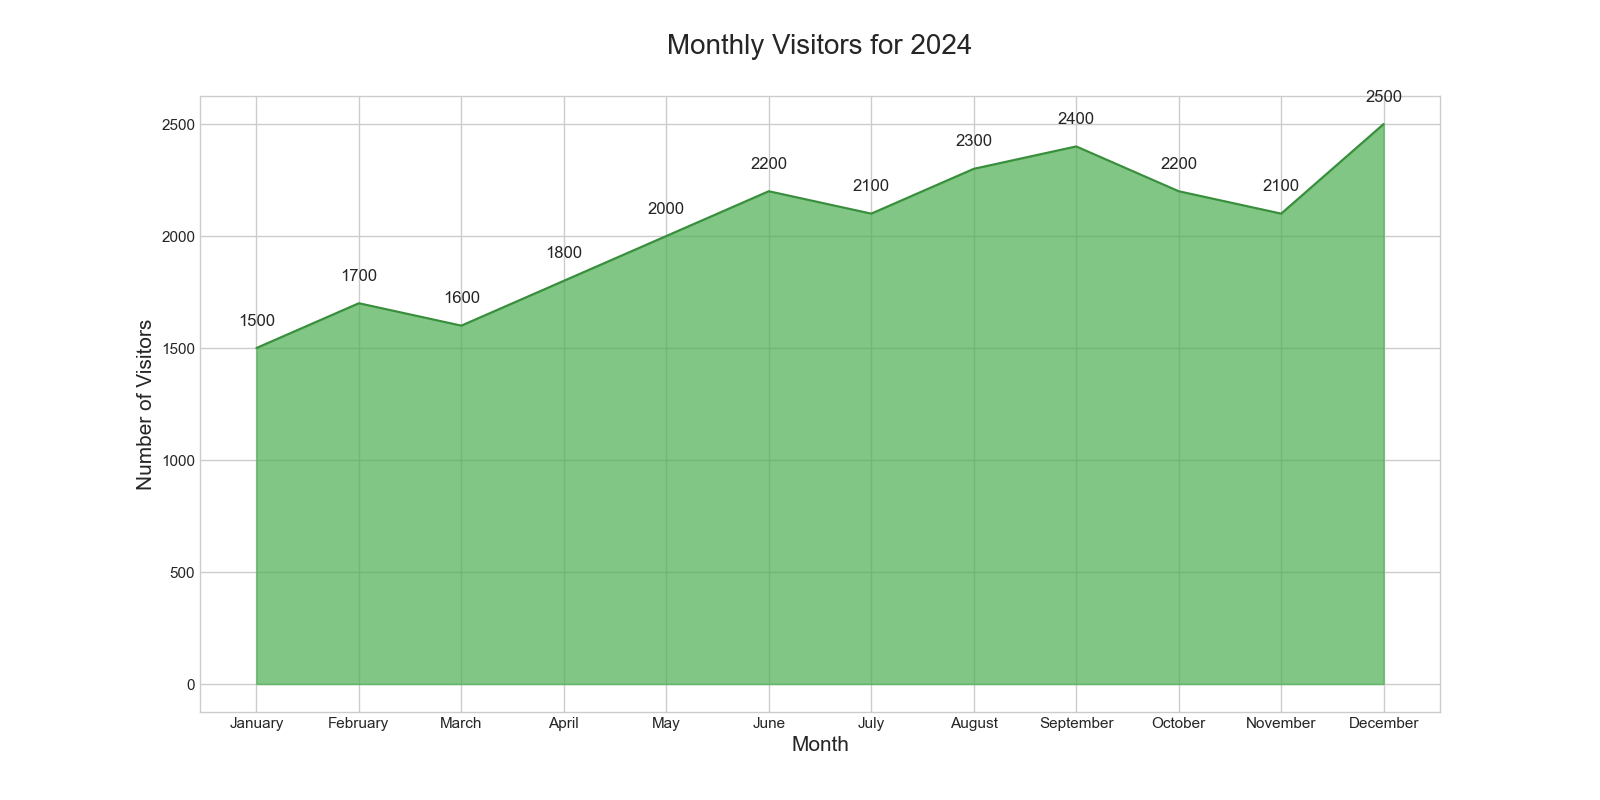

Here is the Python script that generated this plot:

import matplotlib.pyplot as plt
import pandas as pd

data = {
    'Month': ['January', 'February', 'March', 'April', 'May', 'June', 
              'July', 'August', 'September', 'October', 'November', 'December'],
    'Visitors': [1500, 1700, 1600, 1800, 2000, 2200, 2100, 2300, 2400, 2200, 2100, 2500]
}

df = pd.DataFrame(data)

plt.figure(figsize=(16, 8))
plt.fill_between(df['Month'], df['Visitors'], color='#4CAF50', alpha=0.7)
plt.plot(df['Month'], df['Visitors'], color='#388E3C')

plt.title('Monthly Visitors for 2024', fontsize=20, pad=30)
plt.xlabel('Month', fontsize=15)
plt.ylabel('Number of Visitors', fontsize=15)

for i, visitors in enumerate(df['Visitors']):
    plt.text(i, visitors + 100, f'{visitors}', ha='center')

plt.grid(True)
plt.show()
